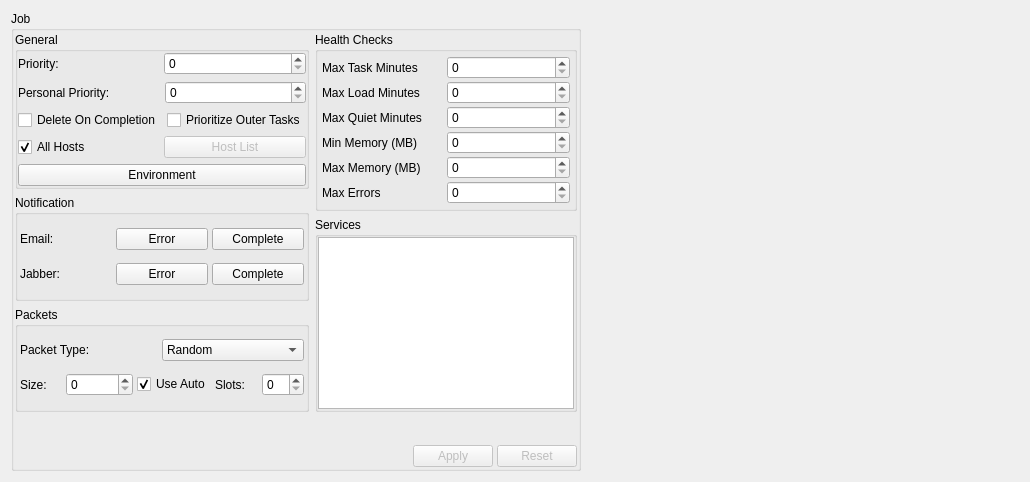
<?xml version="1.0" encoding="UTF-8"?>
<ui version="4.0">
 <class>JobSettingsWidgetUI</class>
 <widget class="QWidget" name="JobSettingsWidgetUI">
  <property name="geometry">
   <rect>
    <x>0</x>
    <y>0</y>
    <width>1030</width>
    <height>482</height>
   </rect>
  </property>
  <property name="windowTitle">
   <string>Form</string>
  </property>
  <layout class="QHBoxLayout" name="horizontalLayout_4">
   <item>
    <widget class="QGroupBox" name="mOptionsGroup">
     <property name="sizePolicy">
      <sizepolicy hsizetype="Maximum" vsizetype="Preferred">
       <horstretch>0</horstretch>
       <verstretch>0</verstretch>
      </sizepolicy>
     </property>
     <property name="title">
      <string>Job</string>
     </property>
     <layout class="QVBoxLayout" name="verticalLayout_4">
      <property name="margin">
       <number>1</number>
      </property>
      <item>
       <layout class="QHBoxLayout" name="horizontalLayout_3">
        <item>
         <layout class="QVBoxLayout" name="verticalLayout_3">
          <item>
           <widget class="QGroupBox" name="groupBox_3">
            <property name="title">
             <string>General</string>
            </property>
            <layout class="QVBoxLayout" name="verticalLayout_2">
             <property name="margin">
              <number>0</number>
             </property>
             <item>
              <layout class="QHBoxLayout">
               <property name="spacing">
                <number>4</number>
               </property>
               <property name="margin">
                <number>0</number>
               </property>
               <item>
                <widget class="QLabel" name="textLabel1">
                 <property name="text">
                  <string>Priority:</string>
                 </property>
                </widget>
               </item>
               <item>
                <widget class="FieldSpinBox" name="mPrioritySpin">
                 <property name="maximum">
                  <number>100</number>
                 </property>
                 <property name="field" stdset="0">
                  <string>priority</string>
                 </property>
                </widget>
               </item>
              </layout>
             </item>
             <item>
              <layout class="QHBoxLayout">
               <item>
                <widget class="QLabel" name="label_5">
                 <property name="text">
                  <string>Personal Priority:</string>
                 </property>
                </widget>
               </item>
               <item>
                <widget class="FieldSpinBox" name="mPersonalPrioritySpin">
                 <property name="field" stdset="0">
                  <string>personalpriority</string>
                 </property>
                </widget>
               </item>
              </layout>
             </item>
             <item>
              <layout class="QHBoxLayout" name="horizontalLayout">
               <item>
                <widget class="FieldCheckBox" name="mDeleteOnCompleteCheck">
                 <property name="text">
                  <string>Delete On Completion</string>
                 </property>
                 <property name="field" stdset="0">
                  <string>deleteoncomplete</string>
                 </property>
                </widget>
               </item>
               <item>
                <widget class="FieldCheckBox" name="mPrioritizeOuterTasksCheck">
                 <property name="text">
                  <string>Prioritize Outer Tasks</string>
                 </property>
                 <property name="tristate">
                  <bool>false</bool>
                 </property>
                 <property name="field" stdset="0">
                  <string>prioritizeOuterTasks</string>
                 </property>
                </widget>
               </item>
              </layout>
             </item>
             <item>
              <layout class="QHBoxLayout">
               <property name="spacing">
                <number>4</number>
               </property>
               <property name="margin">
                <number>0</number>
               </property>
               <item>
                <widget class="QCheckBox" name="mAllHostsCheck">
                 <property name="text">
                  <string>All Hosts</string>
                 </property>
                 <property name="checked">
                  <bool>true</bool>
                 </property>
                </widget>
               </item>
               <item>
                <widget class="QPushButton" name="mHostListButton">
                 <property name="enabled">
                  <bool>false</bool>
                 </property>
                 <property name="text">
                  <string>Host List</string>
                 </property>
                </widget>
               </item>
              </layout>
             </item>
             <item>
              <widget class="QPushButton" name="mEnvironmentButton">
               <property name="text">
                <string>Environment</string>
               </property>
               <property name="iconSize">
                <size>
                 <width>16</width>
                 <height>8</height>
                </size>
               </property>
              </widget>
             </item>
            </layout>
           </widget>
          </item>
          <item>
           <widget class="QGroupBox" name="groupBox4">
            <property name="sizePolicy">
             <sizepolicy hsizetype="Preferred" vsizetype="Preferred">
              <horstretch>0</horstretch>
              <verstretch>0</verstretch>
             </sizepolicy>
            </property>
            <property name="title">
             <string>Notification</string>
            </property>
            <layout class="QVBoxLayout">
             <property name="spacing">
              <number>2</number>
             </property>
             <property name="margin">
              <number>2</number>
             </property>
             <item>
              <layout class="QHBoxLayout">
               <property name="spacing">
                <number>4</number>
               </property>
               <property name="margin">
                <number>0</number>
               </property>
               <item>
                <widget class="QLabel" name="textLabel2_2">
                 <property name="text">
                  <string>Email:</string>
                 </property>
                </widget>
               </item>
               <item>
                <widget class="QPushButton" name="mEmailErrorListButton">
                 <property name="text">
                  <string>Error</string>
                 </property>
                </widget>
               </item>
               <item>
                <widget class="QPushButton" name="mEmailCompleteListButton">
                 <property name="text">
                  <string>Complete</string>
                 </property>
                </widget>
               </item>
              </layout>
             </item>
             <item>
              <layout class="QHBoxLayout">
               <property name="spacing">
                <number>4</number>
               </property>
               <property name="margin">
                <number>0</number>
               </property>
               <item>
                <widget class="QLabel" name="textLabel2_2_2">
                 <property name="text">
                  <string>Jabber:</string>
                 </property>
                </widget>
               </item>
               <item>
                <widget class="QPushButton" name="mJabberErrorListButton">
                 <property name="text">
                  <string>Error</string>
                 </property>
                </widget>
               </item>
               <item>
                <widget class="QPushButton" name="mJabberCompleteListButton">
                 <property name="text">
                  <string>Complete</string>
                 </property>
                </widget>
               </item>
              </layout>
             </item>
            </layout>
           </widget>
          </item>
          <item>
           <widget class="QGroupBox" name="mPacketGroup">
            <property name="title">
             <string>Packets</string>
            </property>
            <layout class="QVBoxLayout">
             <property name="spacing">
              <number>2</number>
             </property>
             <property name="margin">
              <number>2</number>
             </property>
             <item>
              <layout class="QHBoxLayout">
               <property name="spacing">
                <number>0</number>
               </property>
               <property name="margin">
                <number>0</number>
               </property>
               <item>
                <widget class="QLabel" name="label_4">
                 <property name="text">
                  <string>Packet Type:</string>
                 </property>
                </widget>
               </item>
               <item>
                <widget class="QComboBox" name="mPacketCombo">
                 <property name="sizePolicy">
                  <sizepolicy hsizetype="Preferred" vsizetype="Fixed">
                   <horstretch>0</horstretch>
                   <verstretch>0</verstretch>
                  </sizepolicy>
                 </property>
                 <item>
                  <property name="text">
                   <string>Random</string>
                  </property>
                 </item>
                 <item>
                  <property name="text">
                   <string>Sequential</string>
                  </property>
                 </item>
                 <item>
                  <property name="text">
                   <string>Continuous</string>
                  </property>
                 </item>
                 <item>
                  <property name="text">
                   <string>Preassigned</string>
                  </property>
                 </item>
                 <item>
                  <property name="text">
                   <string>Iterative</string>
                  </property>
                 </item>
                </widget>
               </item>
              </layout>
             </item>
             <item>
              <layout class="QHBoxLayout">
               <property name="spacing">
                <number>4</number>
               </property>
               <property name="margin">
                <number>0</number>
               </property>
               <item>
                <widget class="QLabel" name="textLabel2">
                 <property name="text">
                  <string>Size:</string>
                 </property>
                </widget>
               </item>
               <item>
                <widget class="FieldSpinBox" name="mPacketSizeSpin">
                 <property name="maximum">
                  <number>100000</number>
                 </property>
                </widget>
               </item>
               <item>
                <widget class="QCheckBox" name="mUseAutoCheck">
                 <property name="text">
                  <string>Use Auto</string>
                 </property>
                 <property name="checked">
                  <bool>true</bool>
                 </property>
                </widget>
               </item>
               <item>
                <widget class="QLabel" name="textLabel_slots">
                 <property name="text">
                  <string>Slots:</string>
                 </property>
                </widget>
               </item>
               <item>
                <widget class="FieldSpinBox" name="mSlotsSpin">
                 <property name="maximum">
                  <number>12</number>
                 </property>
                </widget>
               </item>
              </layout>
             </item>
            </layout>
           </widget>
          </item>
         </layout>
        </item>
        <item>
         <layout class="QVBoxLayout" name="verticalLayout">
          <item>
           <widget class="QGroupBox" name="groupBox">
            <property name="title">
             <string>Health Checks</string>
            </property>
            <layout class="QGridLayout">
             <property name="margin">
              <number>4</number>
             </property>
             <property name="spacing">
              <number>2</number>
             </property>
             <item row="0" column="0">
              <widget class="QLabel" name="label">
               <property name="text">
                <string>Max Task Minutes</string>
               </property>
              </widget>
             </item>
             <item row="1" column="0">
              <widget class="QLabel" name="label_2">
               <property name="text">
                <string>Max Load Minutes</string>
               </property>
              </widget>
             </item>
             <item row="1" column="1">
              <widget class="FieldSpinBox" name="mMaxLoadTimeSpin">
               <property name="maximum">
                <number>999999</number>
               </property>
              </widget>
             </item>
             <item row="2" column="0">
              <widget class="QLabel" name="label_maxquiet">
               <property name="text">
                <string>Max Quiet Minutes</string>
               </property>
              </widget>
             </item>
             <item row="2" column="1">
              <widget class="FieldSpinBox" name="mMaxQuietTimeSpin">
               <property name="maximum">
                <number>999999</number>
               </property>
              </widget>
             </item>
             <item row="0" column="1">
              <widget class="FieldSpinBox" name="mMaxTaskTimeSpin">
               <property name="maximum">
                <number>999999</number>
               </property>
              </widget>
             </item>
             <item row="3" column="1">
              <widget class="FieldSpinBox" name="mMinMemorySpin">
               <property name="maximum">
                <number>999999999</number>
               </property>
              </widget>
             </item>
             <item row="3" column="0">
              <widget class="QLabel" name="label_minMem">
               <property name="text">
                <string>Min Memory (MB)</string>
               </property>
              </widget>
             </item>
             <item row="4" column="1">
              <widget class="FieldSpinBox" name="mMaxMemorySpin">
               <property name="maximum">
                <number>999999999</number>
               </property>
              </widget>
             </item>
             <item row="4" column="0">
              <widget class="QLabel" name="label_3">
               <property name="text">
                <string>Max Memory (MB)</string>
               </property>
              </widget>
             </item>
             <item row="5" column="1">
              <widget class="FieldSpinBox" name="mMaxErrorsSpin">
               <property name="maximum">
                <number>999999999</number>
               </property>
               <property name="field" stdset="0">
                <string>maxerrors</string>
               </property>
              </widget>
             </item>
             <item row="5" column="0">
              <widget class="QLabel" name="label_maxerrors">
               <property name="text">
                <string>Max Errors</string>
               </property>
              </widget>
             </item>
            </layout>
           </widget>
          </item>
          <item>
           <widget class="QGroupBox" name="groupBox_2">
            <property name="title">
             <string>Services</string>
            </property>
            <layout class="QHBoxLayout" name="horizontalLayout_2">
             <property name="margin">
              <number>0</number>
             </property>
             <item>
              <widget class="ServiceCheckTree" name="mServiceTree"/>
             </item>
            </layout>
           </widget>
          </item>
         </layout>
        </item>
       </layout>
      </item>
      <item>
       <spacer>
        <property name="orientation">
         <enum>Qt::Vertical</enum>
        </property>
        <property name="sizeType">
         <enum>QSizePolicy::Expanding</enum>
        </property>
        <property name="sizeHint" stdset="0">
         <size>
          <width>20</width>
          <height>47</height>
         </size>
        </property>
       </spacer>
      </item>
      <item>
       <layout class="QHBoxLayout">
        <property name="spacing">
         <number>4</number>
        </property>
        <property name="margin">
         <number>0</number>
        </property>
        <item>
         <spacer>
          <property name="orientation">
           <enum>Qt::Horizontal</enum>
          </property>
          <property name="sizeType">
           <enum>QSizePolicy::MinimumExpanding</enum>
          </property>
          <property name="sizeHint" stdset="0">
           <size>
            <width>31</width>
            <height>20</height>
           </size>
          </property>
         </spacer>
        </item>
        <item>
         <widget class="QPushButton" name="mApplyInstantSettings">
          <property name="enabled">
           <bool>false</bool>
          </property>
          <property name="text">
           <string>Apply</string>
          </property>
         </widget>
        </item>
        <item>
         <widget class="QPushButton" name="mResetInstantSettings">
          <property name="enabled">
           <bool>false</bool>
          </property>
          <property name="text">
           <string>Reset</string>
          </property>
         </widget>
        </item>
       </layout>
      </item>
     </layout>
    </widget>
   </item>
   <item>
    <widget class="QStackedWidget" name="mCustomJobSettingsStack">
     <property name="lineWidth">
      <number>0</number>
     </property>
     <property name="currentIndex">
      <number>0</number>
     </property>
     <widget class="QWidget" name="mEmptyPage"/>
    </widget>
   </item>
  </layout>
 </widget>
 <customwidgets>
  <customwidget>
   <class>FieldSpinBox</class>
   <extends>QSpinBox</extends>
   <header>fieldspinbox.h</header>
  </customwidget>
  <customwidget>
   <class>FieldCheckBox</class>
   <extends>QCheckBox</extends>
   <header>fieldcheckbox.h</header>
  </customwidget>
  <customwidget>
   <class>ServiceCheckTree</class>
   <extends>QTreeView</extends>
   <header>servicechecktree.h</header>
  </customwidget>
 </customwidgets>
 <resources/>
 <connections/>
</ui>
